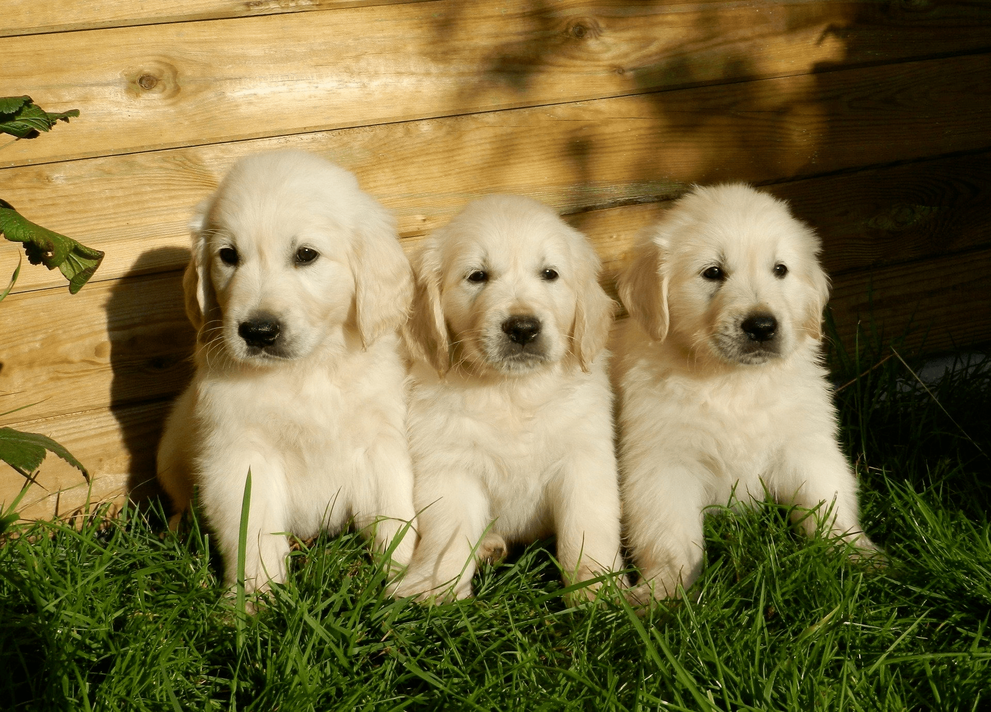
#> input picture winter19-20/Advanced_Python_Programming/l9/dogs.png, 991 x 712 px, shrunk from 1920 x 1379 before the run
$ python wyk.py
#> lines starting #> are read from the running program, lines starting #| are printed output that depends on the picture
import matplotlib.image as mpimg
import matplotlib.pyplot as plt
import numpy as np

img = mpimg.imread('dogs.png')
#> img is the input picture: shape (712, 991, 3) float32; mean R, G, B 0.498, 0.447, 0.271

print(img)
#> (printed output is left out)

#img[:,:,0] = 0
red = np.where(img[:,:,0] > 0.7, 1., img[:,:,0])
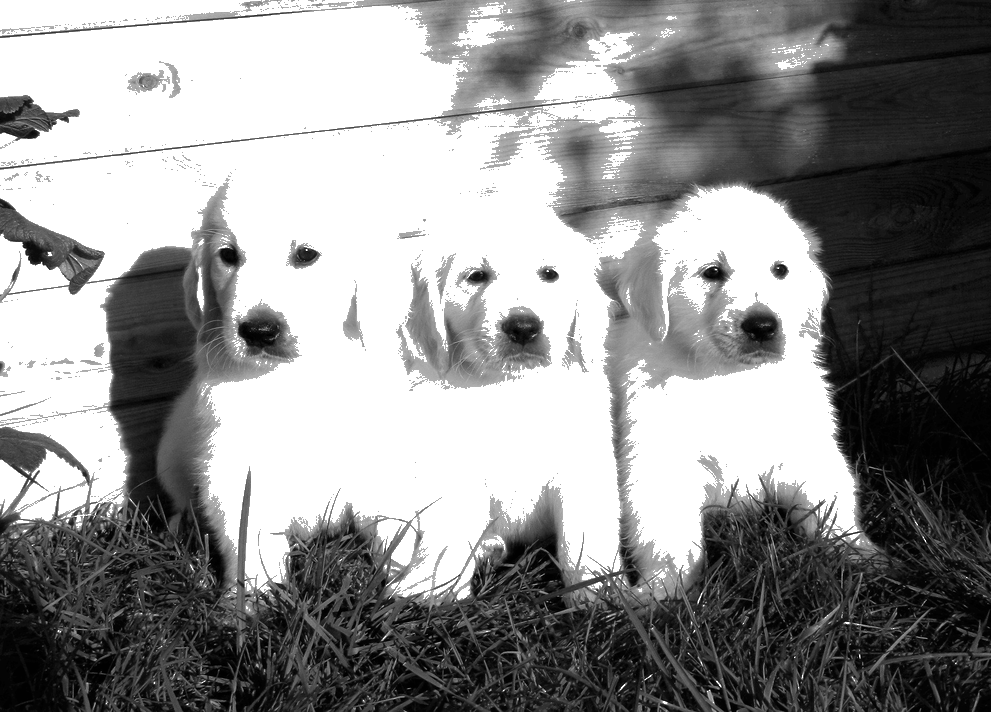
#> red: shape (712, 991) float32; min 0, max 1, mean 0.565
img[:,:,0]

plt.imshow(img)
plt.show()


img = np.zeros((10,10,3))
for i in range(img.shape[0]):
    for j in range(img.shape[1]):
        img[i, j] = np.random.random(3)
        print(type(img[i,j][0]))

imgplot = plt.imshow(img)

plt.show()
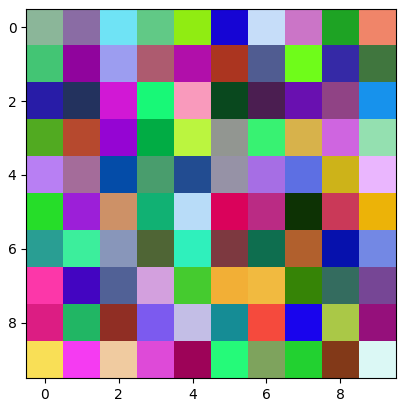
#> figure drawn by matplotlib, 1 panel
mpimg.imsave('obraz.png',img)
